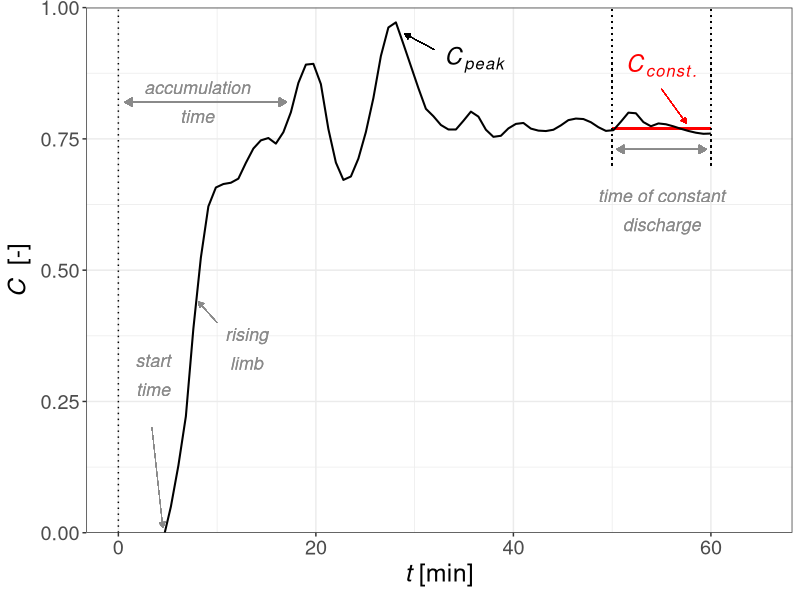

R code for this plot:
library("tidyverse")

# ~~~~~~~~~~~~~~~~~~~~~~~~~~~~~~~~~~~~~~~~~~~~~~~~~~~~~~~~~~~~~~~~~~~~~~~~~~~~~~~~~~~~~~~~~~~~~~~~~
# Load data ----
# ~~~~~~~~~~~~~~~~~~~~~~~~~~~~~~~~~~~~~~~~~~~~~~~~~~~~~~~~~~~~~~~~~~~~~~~~~~~~~~~~~~~~~~~~~~~~~~~~~

dat <- read_csv("dat/interim/plt_irrigation_example.csv") 

# Basic line plot with points
# Basic line plot with points
p1 <- ggplot(data = dat, aes(x = t, y = AK, group = type)) +
  theme_bw() 
p1 <- ggplot(data = dat, aes(x = t, y = AK, group = type)) +
  theme_bw() +
  theme(
    text = element_text(size = 18),
    legend.position = "none",
    axis.title.y.right = element_text(color = "blue"),
    axis.text.y.right = element_text(color = "blue"),
    axis.line.y.right = element_line(color = "blue"),
    axis.ticks.y.right = element_line(color = "blue")
  ) +
  xlab(expression(italic(t) ~ "[min]")) +
  ylab(expression(italic(C) ~ " [-]")) +
  scale_y_continuous(expand = c(0, 0)) +
  coord_cartesian(xlim = c(0, 65), ylim = c(0, 1)) +
  geom_segment(aes(x = 50, xend = 60, y = 0.77, yend = 0.77), linetype = "solid", color = "red", size = 0.7) +
  geom_smooth(aes(color = type, size = type, linetype = type), method = "loess", se = FALSE, span = 0.15) +
  scale_linetype_manual(values = c("solid", "solid", "dashed")) +
  scale_color_manual(values = c("black", "blue", "royalblue1")) +
  scale_size_manual(values = c(0.7, 0.7, 0.7)) +
  geom_vline(xintercept = 0, linetype = "dotted", color = "black", size = 0.5) +
  geom_segment(aes(x = 50, y = 0.70, xend = 50, yend = 1), size = 0.5, color = "black", linetype = "dotted") +
  geom_segment(aes(x = 60, y = 0.70, xend = 60, yend = 1), size = 0.5, color = "black", linetype = "dotted") +
  #geom_vline(xintercept = 50, linetype = "dotted", color = "black", size = 0.5) +
  #geom_vline(xintercept = 60, linetype = "dotted", color = "black", size = 0.5) +
  geom_segment(aes(x = 32, y = 0.92, xend = 29, yend = 0.95), size = 0.2, arrow = arrow(length = unit(1.5, "mm"), type = "closed")) +
  annotate("text", x = 36, y = 0.90, label = expression(italic(C[peak])), size = 6) +
  geom_segment(aes(x = 55, y = 0.845, xend = 57.5, yend = 0.78), size = 0.2, color = "red", arrow = arrow(length = unit(1.5, "mm"), type = "closed")) +
  annotate("text", x = 55, y = 0.89, label = expression(italic(C[const.])), size = 6, color = "red") +
  #geom_segment(aes(x = 0.7, y = 0.2, xend = 6.1, yend = 0.2), size = 0.4, color = "grey54", arrow = arrow(length = unit(2, "mm"), ends = "both", type = "closed")) +
  geom_segment(aes(x = 3.4, y = 0.20, xend = 4.5, yend = 0.01), size = 0.2, color = "grey54", arrow = arrow(length = unit(1.5, "mm"), type = "closed"))+
  annotate("text", x = 3.5, y = 0.30, label = bquote(italic(atop("start", "time"))), size = 4.5, color = "grey54") +
  geom_segment(aes(x = 0.7, y = 0.82, xend = 17, yend = 0.82), size = 0.4, color = "grey54", arrow = arrow(length = unit(2, "mm"), ends = "both", type = "closed")) +
  annotate("text", x = 8, y = 0.82, label = bquote(italic(atop("accumulation", "time"))), size = 4.5, color = "grey54") +
  geom_segment(aes(x = 50.5, y = 0.73, xend = 59.5, yend = 0.73), size = 0.4, color = "grey54", arrow = arrow(length = unit(2, "mm"), ends = "both", type = "closed")) +
  annotate("text", x = 55, y = 0.61, label = bquote(italic(atop("time of constant", "discharge"))), size = 4.5, color = "grey54") +
  # geom_segment(aes(x = 62.7, y = 0.15, xend = 69.2, yend = 0.15), size = 0.4, color = "grey54", arrow = arrow(length = unit(2, "mm"), ends = "both", type = "closed")) +
  # annotate("text", x = 69.5, y = 0.25, label = bquote(italic(atop("follow-up", "time"))), size = 4.5, color = "grey54") +
  annotate("text", x = 13, y = 0.35, label = bquote(italic(atop("rising", "limb"))), size = 4.5, color = "grey54") +
  geom_segment(aes(x = 10, y = 0.4, xend = 8.1, yend = 0.44), size = 0.2, color = "grey54", arrow = arrow(length = unit(1.5, "mm"), type = "closed"))
ggsave("plt/fig_3.png", p1, device = png, height = 10, width = 19, dpi = 300, units = "cm")
#p1
